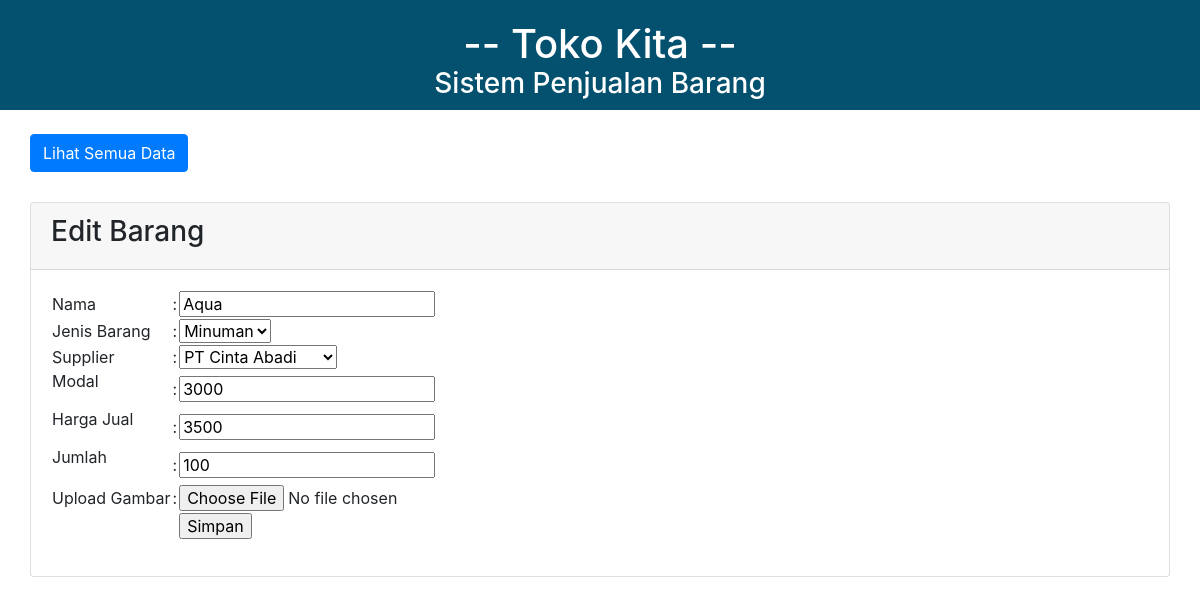
The page /edit.php?id=23 on the database its author committed.
### tables this page shows
CREATE TABLE `barang` (
  `id` int(11) NOT NULL,
  `gambar` varchar(100) NOT NULL,
  `nama` varchar(60) NOT NULL,
  `jenis` varchar(30) NOT NULL,
  `suplier` varchar(60) NOT NULL,
  `modal` int(11) NOT NULL,
  `harga` int(11) NOT NULL,
  `jumlah` int(11) NOT NULL
);

### edit.php (the view, shortened to what this page needs)
<html>
<head>
    <link rel="stylesheet" type="text/css" href="style_edit.css">
	<link rel="stylesheet" type="text/css" href="https://cdnjs.cloudflare.com/ajax/libs/twitter-bootstrap/4.5.2/css/bootstrap.css">
	<link rel="stylesheet" type="text/css" href="https://cdn.datatables.net/1.10.22/css/dataTables.bootstrap4.min.css">
</head>
<body>
    <div class="judul">
    <h1>-- Toko Kita --</h1>
    <br>
    <h3>Sistem Penjualan Barang</h3>
    </div>
    <br/>
        <a class="btn btn-primary" href="index2.php">Lihat Semua Data</a>
        <br/>
        <div class="card">
            <div class="card-header">
            <h3>Edit Barang</h3>
            </div>
            <div class="card-body">
                <?php
                include "koneksi.php";
                $id = $_GET['id'];
                $query_mysql = mysqli_query($conn, "SELECT * FROM barang WHERE id='$id'")or die(mysql_error());
                while($data = mysqli_fetch_array($query_mysql)){
                ?>
                <form action="update.php" method="post" enctype="multipart/form-data">
                <table>
                <tr>
                <td>Nama</td>
                <td>:</td>
                <td>
                <input type="text" name="nama" value="<?php echo $data['nama'] ?>">
                </td>
                </tr>
                <tr>
                    <td>Jenis Barang</td>
                    <td>:</td>
                    <td><select name="jenis" id="jenis">
                    <option value="Minuman"<?php if ($data['jenis']=="Minuman") { echo "selected=\"selected\""; } ?>>Minuman</option>
                    </select></td>
                </tr>
                <tr>
                    <td>Supplier</td>
                    <td>:</td>
                    <td>
                    <select name="suplier">
                        <?php
                        include 'koneksi.php';
                        $supplier = mysqli_query($conn, "SELECT * FROM supplier");
                        while($data1=mysqli_fetch_array($supplier)){
                            ?>
                            <option value="<?php echo $data1['nama_supplier']; ?>"><?php echo $data1['nama_supplier'] ?></option>
                            <?php
                        }
                        ?>
                    </select>
                    </td>
                </tr>
                <tr>
                <td><p>Modal</td>
                <td>:</td>
                <td><input name="modal" type ="number" value="<?php echo $data['modal'] ?>"><br></td>
                </tr>
                <tr>
                <td><p>Harga Jual</td>
                <td>:</td>
                <td><input name="harga" type ="number" value="<?php echo $data['harga'] ?>"><br></td>
                </tr>
                <tr>
                <td><p>Jumlah</td>
                <td>:</td>
                <td><input name="jumlah" type ="number" value="<?php echo $data['jumlah'] ?>"><br></td>
                </tr>
                <tr>
                <td>Upload Gambar</td>
                <td>:</td>
                <td>
                <input type="file" name="gambar" value="<?php echo $data['gambar'] ?>">
                </td>
                </tr>
                <tr>
                <td></td>
                <td></td>
                <td><input type="submit" value="Simpan"></td> </tr>
                </table>
                </form>
            </div>
        </div>
        <?php } ?>
</body>

### style_edit.css (style rules this page uses)
body { font-family: 'roboto'; color: #000000; }
.judul { background: #03506f; padding: 20px; text-align: center; }
.judul h1 { height: 15px; color: #ffffff; }
.judul h3 { height: 15px; color: #ffffff; }
.btn-primary { margin-left: 30px; }
.card { margin-left: 30px; margin-top: 30px; margin-right: 30px; }

### rows shown on the page
barang: nama "Aqua", jenis "Minuman", modal "3000", harga "3500", jumlah "100"

### other values the page prints
form field suplier "PT Cinta Abadi"
